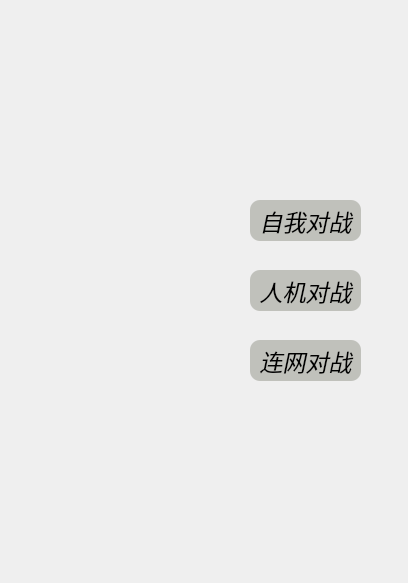
<?xml version="1.0" encoding="UTF-8"?>
<ui version="4.0">
 <class>openWidget</class>
 <widget class="QDialog" name="openWidget">
  <property name="geometry">
   <rect>
    <x>0</x>
    <y>0</y>
    <width>408</width>
    <height>583</height>
   </rect>
  </property>
  <property name="windowTitle">
   <string>Dialog</string>
  </property>
  <property name="styleSheet">
   <string notr="true">#openWidget {
	background-image: url(:/new/prefix1/chess/99bOOOPIC52.jpg);
}</string>
  </property>
  <widget class="QPushButton" name="button1">
   <property name="geometry">
    <rect>
     <x>250</x>
     <y>200</y>
     <width>111</width>
     <height>41</height>
    </rect>
   </property>
   <property name="font">
    <font>
     <family>华文行楷</family>
     <pointsize>17</pointsize>
     <weight>50</weight>
     <italic>true</italic>
     <bold>false</bold>
    </font>
   </property>
   <property name="autoFillBackground">
    <bool>false</bool>
   </property>
   <property name="styleSheet">
    <string notr="true">QPushButton {
	color: black;
	background-color: #c0c1bb;	
	border: none;
	border-radius: 10px;

}

QPushButton:hover {
	color: black;
	background-color: #b99b7f;
	border: none;
	border-radius: 10px;

}</string>
   </property>
   <property name="text">
    <string>自我对战</string>
   </property>
   <property name="autoRepeatDelay">
    <number>300</number>
   </property>
  </widget>
  <widget class="QPushButton" name="button2">
   <property name="geometry">
    <rect>
     <x>250</x>
     <y>270</y>
     <width>111</width>
     <height>41</height>
    </rect>
   </property>
   <property name="font">
    <font>
     <family>华文行楷</family>
     <pointsize>17</pointsize>
     <italic>true</italic>
    </font>
   </property>
   <property name="focusPolicy">
    <enum>Qt::StrongFocus</enum>
   </property>
   <property name="styleSheet">
    <string notr="true">QPushButton {
	color: black;
	background-color: #c0c1bb;	
	border: none;
	border-radius: 10px;

}

QPushButton:hover {
	color: black;
	background-color: #b99b7f;
	border: none;
	border-radius: 10px;

}</string>
   </property>
   <property name="text">
    <string>人机对战</string>
   </property>
  </widget>
  <widget class="QPushButton" name="button3">
   <property name="geometry">
    <rect>
     <x>250</x>
     <y>340</y>
     <width>111</width>
     <height>41</height>
    </rect>
   </property>
   <property name="font">
    <font>
     <family>华文行楷</family>
     <pointsize>17</pointsize>
     <italic>true</italic>
    </font>
   </property>
   <property name="styleSheet">
    <string notr="true">QPushButton {
	color: black;
	background-color: #c0c1bb;	
	border: none;
	border-radius: 10px;

}

QPushButton:hover {
	color: black;
	background-color: #b99b7f;
	border: none;
	border-radius: 10px;

}</string>
   </property>
   <property name="text">
    <string>连网对战</string>
   </property>
  </widget>
 </widget>
 <resources/>
 <connections/>
</ui>
